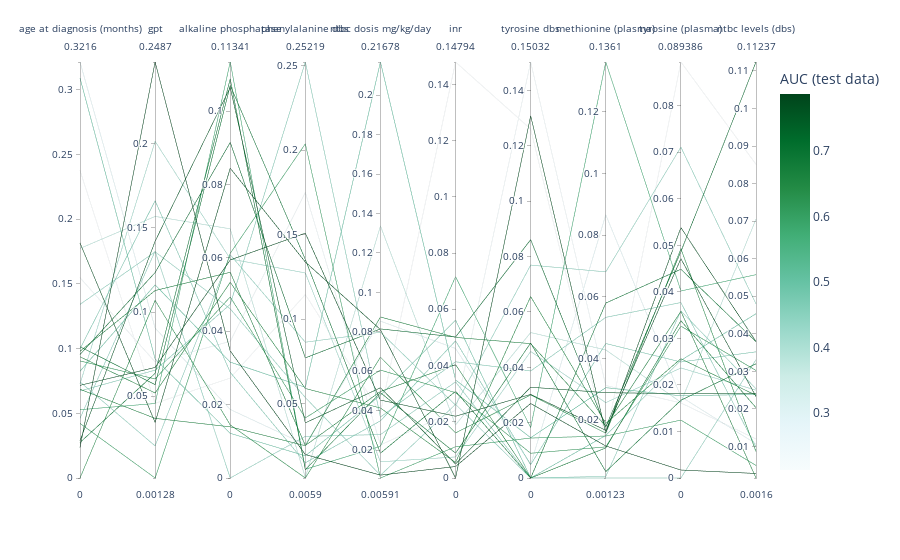

The cell this chart's notebook holds for it:
### Code cell
import plotly.express as px

df_ranks_long = df_ranks_abnormal.T
order = df_ranks_long.rank(axis="columns", ascending=False).median(axis="rows").sort_values().index

df_ranks_long["auc_score"] = AUCs
fig_barplot = px.bar(
df_ranks_abnormal,
barmode="group",
)
def rank_sort(df_ranks_abnormal : pd.DataFrame) -> pd.Index:
        """This takes the dataframe, ranks its variables, and sorts them by the mean ranking"""
        return df_ranks_abnormal.rank(axis="rows").mean(axis="columns").sort_values(ascending=False).index

import plotly.express as px
order = rank_sort(df_ranks_abnormal) # Converts ranks to an ordered list

def wrapper_pcoorplot(df_ranks_abnormal, dims = order.tolist()):
        """Small wapper around plotly paralel coordinates plot"""
        fig_ranks = px.parallel_coordinates(
                df_ranks_abnormal.T, 
                dimensions=dims,
                color=df_ranks_long["auc_score"],
                #labels=labels_relabel,
                color_continuous_scale='BuGn',
        )

        fig_ranks.update_layout(
                yaxis_tickformat=".2f",
                coloraxis_colorbar=dict(title=f"{'AUC'} (test data)"),
        )

        return fig_ranks

# Creates the figure with the first [:15] features according to ranking
fig_abnormal = wrapper_pcoorplot(df_ranks_abnormal, order.tolist()[:10])
fig_abnormal.show() # Show fig, as this is a notebook

### Figure 1 — Plotly figure (JSON) as saved in the notebook; plotly's stock layout.template omitted (floating-point values rounded to 4 significant figures)
{"data": [{"dimensions": [{"label": "age at diagnosis (months)", "values": [0.1549, 0.3216, 0.04222, 0.07274, 0.1817, 0.08251, 0.09797, 0.02369, 0.3092, 0.02882, 0.07431, 0.2378, 0.09979, 0.09375, 0, 0.06728, 0.1342, 0.1015, 0.0528, 0.1775, 0.06862, 0.0905, 0.09549, 0.02744, 0.04613, 0.07162]}, {"label": "gpt", "values": [0.07029, 0.09044, 0.001275, 0.2015, 0.03432, 0.1162, 0.1128, 0.2487, 0.07212, 0.1421, 0.02037, 0.04572, 0.1662, 0.05186, 0.1069, 0.06543, 0.1358, 0.05678, 0.04558, 0.1568, 0.03675, 0.0602, 0.1235, 0.06353, 0.1362, 0.06704]}, {"label": "alkaline phosphatase", "values": [0.03726, 0.01868, 0.06125, 0.05973, 0.08446, 0.03159, 0.05609, 0.03463, 0.01218, 0.1065, 0.06084, 0.02724, 0.02881, 0.05333, 0.01449, 0.04734, 0.04612, 0.107, 0.1134, 0.06792, 0.01395, 0.04936, 0.09148, 0.1088, 0, 0.05945]}, {"label": "phenylalanine dbs", "values": [0.175, 0.02572, 0.2037, 0.1273, 0.1338, 0.0596, 0.02516, 0.01978, 0.01902, 0.03855, 0.0863, 0.1145, 0.01493, 0.05889, 0.005902, 0.2522, 0.05352, 0.1353, 0.01108, 0.006176, 0.02503, 0.04143, 0.07703, 0.01087, 0.03056, 0.1508]}, {"label": "ntbc dosis mg/kg/day", "values": [0.02266, 0.08542, 0.005908, 0.01411, 0.08114, 0.2168, 0.04976, 0.007381, 0.04788, 0.05164, 0.0798, 0.03902, 0.03488, 0.0414, 0.06714, 0.0368, 0.007304, 0.01848, 0.02198, 0.1337, 0.08752, 0.06063, 0.08148, 0.04914, 0.02794, 0.04541]}, {"label": "inr", "values": [0.02406, 0.04607, 0.01111, 0.007495, 0, 0.03487, 0.04031, 0.004075, 0.05614, 0.004989, 0.02593, 0.1479, 0.04877, 0.005511, 0.01603, 0.04133, 0.02619, 0.03083, 0.07161, 0.0189, 0.05, 0.03034, 0.05014, 0.008835, 0.03418, 0.02197]}, {"label": "tyrosine dbs", "values": [0.1503, 0.004852, 0.01444, 0.04571, 0.1309, 0.01458, 0, 0.02693, 0, 0.03281, 0.07693, 0.1261, 0.004839, 0.06556, 0.03003, 0.03867, 0, 0, 0.01819, 0.05255, 0.04856, 0.008943, 0.08612, 0.04878, 0, 0.0302]}, {"label": "methionine (plasma)", "values": [0.03122, 0.08657, 0.01484, 0.02566, 0.01588, 0.03052, 0.01098, 0.01162, 0.01503, 0.02888, 0.06805, 0.01409, 0.04483, 0.01893, 0.01576, 0.05332, 0.001758, 0.05794, 0.1361, 0.04275, 0.01806, 0.01131, 0.01775, 0.003294, 0.001228, 0.01669]}, {"label": "tyrosine (plasma)", "values": [0.01613, 0.01747, 0.01244, 0.02364, 0.05381, 0.01766, 0.03379, 0.00171, 0.02527, 0.01813, 0.07109, 0.08939, 0.02493, 0.02563, 0.04925, 0.0377, 0.0359, 0.04486, 0.04019, 0.01629, 0.03581, 0.03263, 0.04865, 0.0167, 0, 0.04713]}, {"label": "ntbc levels (dbs)", "values": [0.01199, 0.0107, 0.004944, 0.02499, 0.03791, 0.02387, 0.02031, 0.002807, 0.04534, 0.02414, 0.04795, 0.08513, 0.0352, 0.02362, 0.008656, 0.009855, 0.02535, 0.03788, 0.05575, 0.07054, 0.001597, 0.03023, 0.1124, 0.03202, 0.0331, 0.02326]}], "domain": {"x": [0, 1], "y": [0, 1]}, "line": {"color": [0.2375, 0.3, 0.6, 0.425, 0.775, 0.5, 0.6813, 0.7875, 0.5, 0.7625, 0.45, 0.2125, 0.475, 0.65, 0.6312, 0.4625, 0.45, 0.7, 0.575, 0.3875, 0.6625, 0.6125, 0.725, 0.7, 0.45, 0.775], "coloraxis": "coloraxis"}, "name": "", "type": "parcoords"}], "layout": {"coloraxis": {"colorbar": {"title": {"text": "AUC (test data)"}}, "colorscale": [[0, "rgb(247,252,253)"], [0.125, "rgb(229,245,249)"], [0.25, "rgb(204,236,230)"], [0.375, "rgb(153,216,201)"], [0.5, "rgb(102,194,164)"], [0.625, "rgb(65,174,118)"], [0.75, "rgb(35,139,69)"], [0.875, "rgb(0,109,44)"], [1, "rgb(0,68,27)"]]}, "legend": {"tracegroupgap": 0}, "margin": {"t": 60}, "yaxis": {"tickformat": ".2f"}}}
